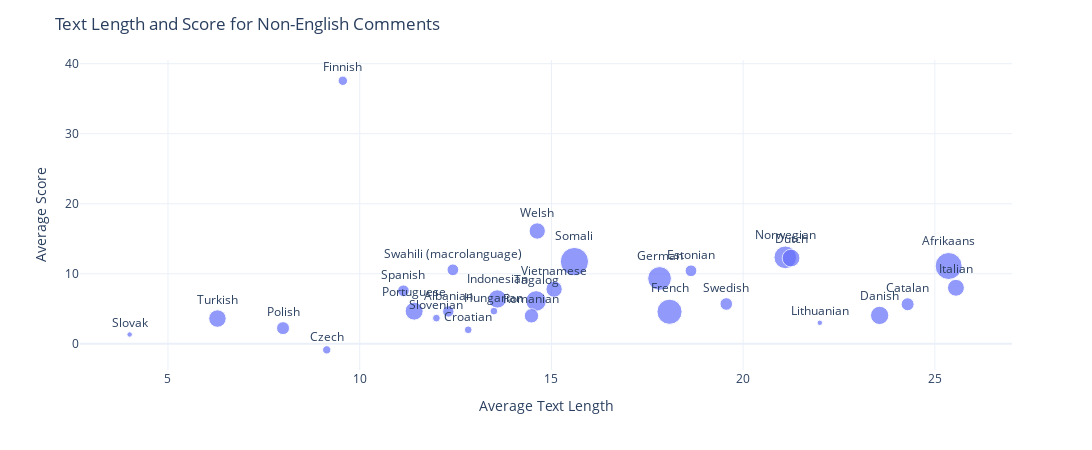

Notebook code for this chart:
### Code cell
fig = px.scatter(comments_sample_agg_df,x = "Average Text Length",y = "Average Score",size = 'Count',text = "lang_name",template = "plotly_white")
fig.update_traces(textposition='top center')
fig.update_layout(
    height = 450,
    width = 1100,
    title_text='Text Length and Score for Non-English Comments'
)
fig.write_image("language_analysis_comments.svg")
fig.show()

### Figure 1 — Plotly figure (JSON) as saved in the notebook; plotly's stock layout.template omitted (floating-point values rounded to 4 significant figures)
{"data": [{"hovertemplate": "Average Text Length=%{x}<br>Average Score=%{y}<br>Count=%{marker.size}<br>lang_name=%{text}<extra></extra>", "legendgroup": "", "marker": {"color": "#636efa", "size": [81, 74, 64, 57, 52, 43, 34, 34, 33, 32, 31, 29, 27, 27, 21, 17, 17, 16, 14, 14, 14, 13, 9, 7, 6, 6, 6, 3, 3], "sizemode": "area", "sizeref": 0.2025, "symbol": "circle"}, "mode": "markers+text", "name": "", "orientation": "v", "showlegend": false, "text": ["Somali", "Afrikaans", "French", "German", "Norwegian", "Tagalog", "Indonesian", "Danish", "Portuguese", "Dutch", "Turkish", "Italian", "Vietnamese", "Welsh", "Romanian", "Polish", "Catalan", "Swedish", "Swahili (macrolanguage)", "Spanish", "Estonian", "Albanian", "Finnish", "Czech", "Slovenian", "Croatian", "Hungarian", "Slovak", "Lithuanian"], "textposition": "top center", "type": "scatter", "x": [15.6, 25.36, 18.08, 17.82, 21.1, 14.6, 13.59, 23.56, 11.42, 21.25, 6.29, 25.55, 15.07, 14.63, 14.48, 8, 24.29, 19.56, 12.43, 11.14, 18.64, 12.31, 9.56, 9.14, 12, 12.83, 13.5, 4, 22], "xaxis": "x", "y": [11.75, 11.11, 4.58, 9.33, 12.35, 6.12, 6.41, 4.06, 4.67, 12.25, 3.61, 8, 7.81, 16.11, 4, 2.24, 5.65, 5.69, 10.57, 7.57, 10.43, 4.62, 37.56, -0.86, 3.67, 2, 4.67, 1.33, 3], "yaxis": "y"}], "layout": {"height": 450, "legend": {"itemsizing": "constant", "tracegroupgap": 0}, "margin": {"t": 60}, "title": {"text": "Text Length and Score for Non-English Comments"}, "width": 1100, "xaxis": {"anchor": "y", "autorange": true, "domain": [0, 1], "range": [2.706, 27.01], "title": {"text": "Average Text Length"}, "type": "linear"}, "yaxis": {"anchor": "x", "autorange": true, "domain": [0, 1], "range": [-3.737, 40.53], "title": {"text": "Average Score"}, "type": "linear"}}}
